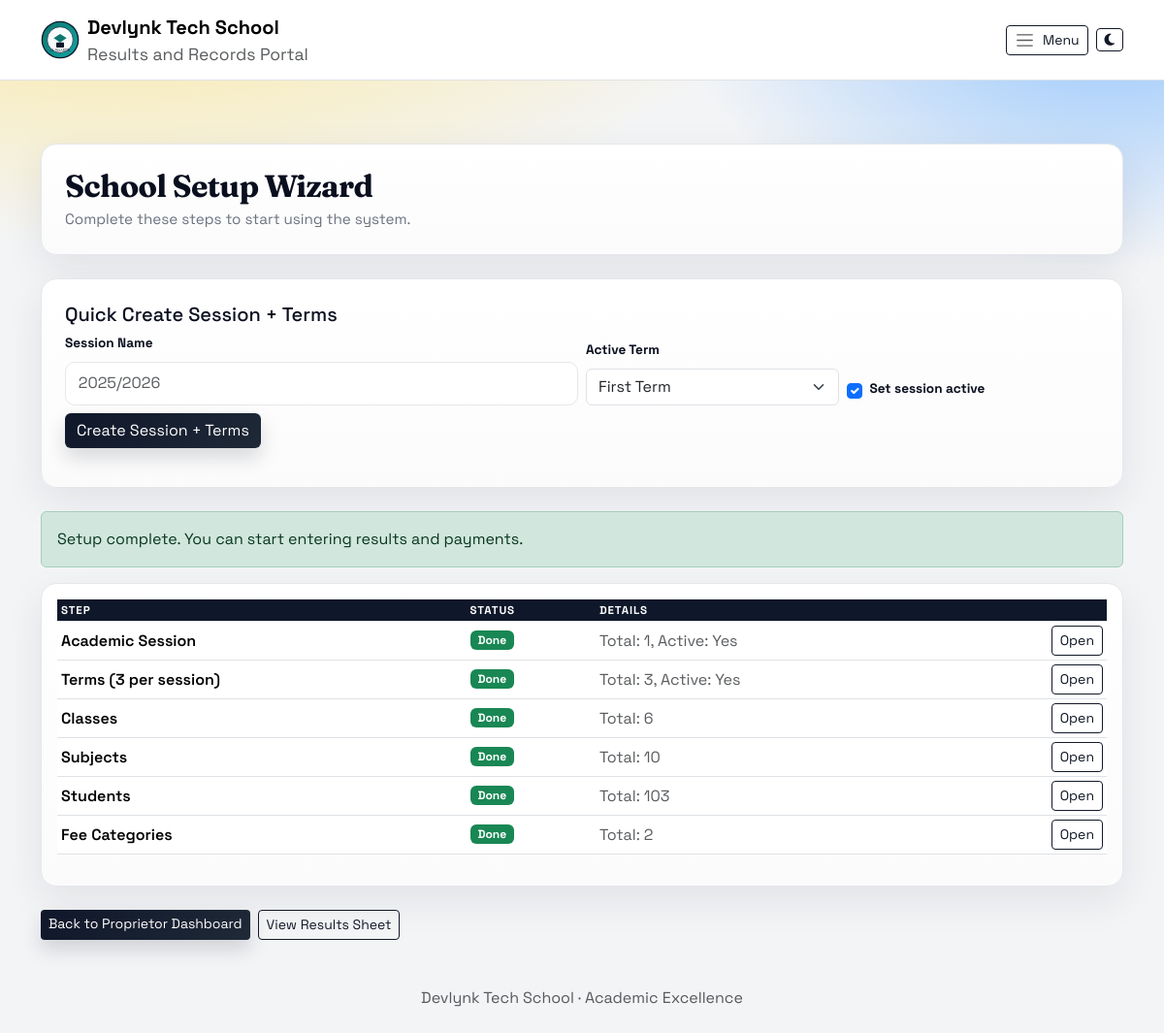
Screenshot of /accounts/setup/ (signed in) with the database file from the repository.
### accounts/models.py (models this page shows, shortened)
class SchoolBranding(models.Model):
    GRADING_TEMPLATE_CUSTOM = "custom"
    GRADING_TEMPLATE_WAEC = "waec"
    GRADING_TEMPLATE_STRICT = "strict"
    GRADING_TEMPLATE_CHOICES = (
        (GRADING_TEMPLATE_CUSTOM, "Custom"),
        (GRADING_TEMPLATE_WAEC, "WAEC Standard"),
        (GRADING_TEMPLATE_STRICT, "Strict Senior"),
    )
    REPORT_STYLE_CLASSIC = "classic"
    REPORT_STYLE_COMPACT = "compact"
    REPORT_STYLE_CHOICES = (
        (REPORT_STYLE_CLASSIC, "Classic"),
        (REPORT_STYLE_COMPACT, "Compact"),
    )
    PRINT_DENSITY_STANDARD = "standard"
    PRINT_DENSITY_DENSE = "dense"
    PRINT_DENSITY_CHOICES = (
        (PRINT_DENSITY_STANDARD, "Standard"),
        (PRINT_DENSITY_DENSE, "High Density"),
    )
    id = models.AutoField(primary_key=True)
    school_name = models.CharField(max_length=150, default="Al-Waarith Model College")
    school_motto = models.CharField(max_length=200, default="Results and Records Portal")
    school_logo = models.FileField(upload_to="branding/", blank=True, null=True)
    principal_signature_name = models.CharField(max_length=120, default="Principal")
    class_teacher_signature_name = models.CharField(max_length=120, default="Class Teacher")
    principal_signature_file = models.FileField(
        upload_to="branding/signatures/", blank=True, null=True
    )
    class_teacher_signature_file = models.FileField(
        upload_to="branding/signatures/", blank=True, null=True
    )
    grading_template = models.CharField(
        max_length=16, choices=GRADING_TEMPLATE_CHOICES, default=GRADING_TEMPLATE_CUSTOM
    )
    report_template_style = models.CharField(
        max_length=16, choices=REPORT_STYLE_CHOICES, default=REPORT_STYLE_CLASSIC
    )
    report_print_density = models.CharField(
        max_length=16, choices=PRINT_DENSITY_CHOICES, default=PRINT_DENSITY_STANDARD
    )
    result_footer_note = models.CharField(max_length=160, blank=True)
    grade_a_min = models.PositiveSmallIntegerField(default=70)
    grade_b_min = models.PositiveSmallIntegerField(default=60)
    grade_c_min = models.PositiveSmallIntegerField(default=50)
    grade_d_min = models.PositiveSmallIntegerField(default=45)
    pass_mark = models.PositiveSmallIntegerField(default=45)
    promotion_min_attendance_rate = models.FloatField(default=75.0)
    promotion_min_behavior_average = models.FloatField(default=2.5)
    promotion_require_non_cognitive = models.BooleanField(default=True)
    updated_at = models.DateTimeField(auto_now=True)
    class Meta:
        verbose_name = "School Branding"
        verbose_name_plural = "School Branding"
    @classmethod
    def get_solo(cls):
        obj = cls.objects.order_by("id").first()
        if obj:
            return obj
        return cls.objects.create()

### accounts/views.py (the view, shortened to what this page needs)
# urls.py: path("setup/", setup_wizard, name="setup_wizard"),
@proprietor_required
def setup_wizard(request):
    created_message = None
    error_message = None
    session_count = AcademicSession.objects.count()
    active_session = AcademicSession.objects.filter(is_active=True).first()
    term_count = Term.objects.count()
    active_term = Term.objects.filter(is_active=True).first()
    from academics.models import SchoolClass
    class_count = SchoolClass.objects.count()
    subject_count = Subject.objects.count()
    student_count = Student.objects.count()
    fee_category_count = 0
    try:
        from billing.models import FeeCategory
        fee_category_count = FeeCategory.objects.count()
    except Exception:
        fee_category_count = 0
    steps = [
        {
            "name": "Academic Session",
            "done": session_count > 0 and active_session is not None,
            "detail": f"Total: {session_count}, Active: {'Yes' if active_session else 'No'}",
            "link": "/admin/academics/academicsession/",
        },
        {
            "name": "Terms (3 per session)",
            "done": term_count >= 3 and active_term is not None,
            "detail": f"Total: {term_count}, Active: {'Yes' if active_term else 'No'}",
            "link": "/admin/academics/term/",
        },
        {
            "name": "Classes",
            "done": class_count > 0,
            "detail": f"Total: {class_count}",
            "link": "/admin/academics/schoolclass/",
        },
        {
            "name": "Subjects",
            "done": subject_count > 0,
            "detail": f"Total: {subject_count}",
            "link": "/admin/academics/subject/",
        },
        {
            "name": "Students",
            "done": student_count > 0,
            "detail": f"Total: {student_count}",
            "link": "/admin/students/student/",
        },
        {
            "name": "Fee Categories",
            "done": fee_category_count >= 2,
            "detail": f"Total: {fee_category_count}",
            "link": "/admin/billing/feecategory/",
        },
    ]
    next_steps = [step for step in steps if not step["done"]]
    context = {
        "steps": steps,
        "next_steps": next_steps,
        "created_message": created_message,
        "error_message": error_message,
    }
    return render(request, "accounts/setup_wizard.html", context)

### accounts/capabilities.py (called while the page is built)
def _user_roles(user):
    roles = set()
    if not user or not user.is_authenticated:
        return roles
    if getattr(user, "is_superuser", False):
        roles.add("admin")
    if getattr(user, "is_admin", False):
        roles.add("admin")
    if getattr(user, "is_proprietor", False):
        roles.add("proprietor")
    if getattr(user, "is_teacher", False):
        roles.add("teacher")
    if getattr(user, "is_bursar", False):
        roles.add("bursar")
    if getattr(user, "is_principal", False):
        roles.add("principal")
    user_group_names = set(user.groups.values_list("name", flat=True))
    if "Bursar" in user_group_names:
        roles.add("bursar")
    if "Principal" in user_group_names:
        roles.add("principal")
    return roles

def capabilities_for_user(user):
    roles = _user_roles(user)
    caps = set()
    overrides = get_role_capability_overrides()
    for role in roles:
        caps.update(ROLE_CAPABILITIES.get(role, set()))
        role_overrides = overrides.get(role, {})
        for capability, is_allowed in role_overrides.items():
            if is_allowed:
                caps.add(capability)
            else:
                caps.discard(capability)
    return caps

def has_capability(user, capability):
    if not user or not user.is_authenticated:
        return False
    if getattr(user, "is_superuser", False):
        return True
    return capability in capabilities_for_user(user)

### accounts/permissions.py (called while the page is built)
def is_proprietor(user):
    return has_capability(user, CAP_VIEW_PROPRIETOR_DASHBOARD)

def proprietor_required(view_func):
    @wraps(view_func)
    def _wrapped(request, *args, **kwargs):
        if not request.user.is_authenticated:
            return redirect_to_login(request.get_full_path())
        if is_proprietor(request.user):
            return view_func(request, *args, **kwargs)
        messages.error(request, "You are not authorized to access this area.")
        return redirect(default_dashboard_url(request.user))
    return _wrapped

### templates/accounts/setup_wizard.html (shortened to what this page needs)
﻿{% extends "base.html" %}
{% load static %}
{% block content %}
<div class="waec-card p-4 mb-4">
  <h2 class="waec-title mb-1">School Setup Wizard</h2>
  <div class="waec-subtitle">Complete these steps to start using the system.</div>
</div>
<div class="waec-card p-4 mb-4">
  <h5 class="mb-2">Quick Create Session + Terms</h5>
  <form method="post" class="row g-2 align-items-end">
    <div class="col-md-6">
      <label class="form-label">Session Name</label>
      <input type="text" name="session_name" class="form-control" placeholder="2025/2026" required>
    </div>
    <div class="col-md-3">
      <label class="form-label">Active Term</label>
      <select name="active_term" class="form-select">
        <option value="1">First Term</option>
      </select>
    </div>
    <div class="col-md-3">
      <div class="form-check">
        <input class="form-check-input" type="checkbox" name="set_active" id="set_active" checked>
        <label class="form-check-label" for="set_active">Set session active</label>
      </div>
    </div>
    <div class="col-12">
      <button class="btn btn-dark">Create Session + Terms</button>
    </div>
  </form>
</div>
{% if next_steps %}
<div class="alert alert-warning">You still have {{ next_steps|length }} step(s) to finish.</div>
{% else %}
<div class="alert alert-success">Setup complete. You can start entering results and payments.</div>
{% endif %}
<div class="waec-card p-3 mb-4">
  <div class="table-responsive">
    <table class="table table-sm waec-table align-middle">
      <thead>
        <tr>
          <th>Step</th>
          <th>Status</th>
          <th>Details</th>
          <th></th>
        </tr>
      </thead>
      <tbody>
        {% for step in steps %}
        <tr>
          <td class="fw-semibold">{{ step.name }}</td>
          <td>{% if step.done %}<span class="badge text-bg-success">Done</span>{% else %}<span class="badge text-bg-danger">Pending</span>{% endif %}</td>
          <td class="text-muted">{{ step.detail }}</td>
          <td class="text-end"><a href="{{ step.link }}" class="btn btn-outline-dark btn-sm">Open</a></td>
        </tr>
        {% endfor %}
      </tbody>
    </table>
  </div>
</div>
<div class="d-flex gap-2">
  <a href="{% url 'accounts:proprietor_dashboard' %}" class="btn btn-dark btn-sm">Back to Proprietor Dashboard</a>
  <a href="{% url 'results:sheet' %}" class="btn btn-outline-dark btn-sm">View Results Sheet</a>
</div>
{% endblock %}

### templates/base.html (shortened to what this page needs)
﻿{% load static %}
<!DOCTYPE html>
<html lang="en">
<head>
    <link href="https://cdn.jsdelivr.net/npm/bootstrap@5.3.2/dist/css/bootstrap.min.css" rel="stylesheet">
    <link rel="stylesheet" href="https://cdnjs.cloudflare.com/ajax/libs/font-awesome/6.5.1/css/all.min.css">
    <link href="{% static 'css/app.css' %}" rel="stylesheet">
    {% if page_css_path %}
    <link href="{% static page_css_path %}" rel="stylesheet">
    {% endif %}
</head>
<body>
<nav class="navbar navbar-expand-lg navbar-light bg-white border-bottom fixed-top">
  <div class="container">
    <a class="navbar-brand d-flex align-items-center gap-2" href="{% url 'home' %}">
      <img src="{{ school_logo_url }}" alt="School Badge" width="40" height="40">
      <div>
        <div class="fw-bold">{{ school_name_display }}</div>
        <div class="text-muted small">{{ school_motto_display }}</div>
      </div>
    </a>
    <div class="d-flex align-items-center gap-2 ms-auto">
      <button class="btn btn-outline-dark btn-sm d-inline-flex align-items-center gap-2" type="button" data-bs-toggle="offcanvas" data-bs-target="#sideNav" aria-controls="sideNav">
        <span class="navbar-toggler-icon"></span>
        <span class="d-none d-md-inline">Menu</span>
      </button>
      <button class="btn btn-outline-dark btn-sm d-inline-flex align-items-center gap-2" type="button" id="themeToggle" aria-label="Toggle theme">
        <i class="fa-solid fa-moon" id="themeToggleIcon"></i>
      </button>
    </div>
  </div>
</nav>
<main class="container py-4 page-content">
    {% block content %}{% endblock %}
</main>
<footer class="text-center text-muted py-4">
    {{ school_name_display }} · Academic Excellence
</footer>
</body>
</html>

### static/css/app.css (style rules this page uses)
:root { --waec-ink: #0a0f1f; --waec-ink-soft: #1f2937; --waec-muted: #6b7280; --waec-bg: #f3f4f6; --waec-accent: #f59e0b; --waec-accent-2: #2563eb; --waec-border: #e5e7eb; --waec-card: #ffffff; --waec-glow: rgba(245, 158, 11, 0.2); }
body { font-family: "Space Grotesk", system-ui, -apple-system, "Segoe UI", sans-serif; background: radial-gradient(1200px 600px at 10% -10%, #fde68a 0%, transparent 60%), radial-gradient(800px 500px at 95% 0%, #93c5fd 0%, transparent 55%), var(--waec-bg); color: var(--waec-ink); min-height: 100vh; padding-top: 90px; }
.waec-card { background: linear-gradient(180deg, #ffffff 0%, #fbfbfb 100%); border: 1px solid var(--waec-border); border-radius: 16px; box-shadow: 0 14px 40px rgba(15, 23, 42, 0.08); }
.waec-title { font-family: "Fraunces", "Times New Roman", serif; font-weight: 700; color: var(--waec-ink); letter-spacing: -0.02em; }
.waec-subtitle { color: var(--waec-muted); font-size: 0.95rem; }
.waec-table thead th { background: #0f172a; color: #fff; text-transform: uppercase; font-size: 0.72rem; letter-spacing: 0.08em; }
form input[type="text"], form input[type="number"], form input[type="password"], form input[type="email"], form select, form textarea { display: block; width: 100%; padding: 0.6rem 0.8rem; border: 1px solid var(--waec-border); border-radius: 10px; background: #fff; transition: box-shadow 0.2s ease, border-color 0.2s ease; }
form label { font-weight: 700; font-size: 0.85rem; margin-bottom: 0.25rem; }
.navbar { backdrop-filter: blur(10px); background: rgba(255, 255, 255, 0.8); border-bottom: 1px solid rgba(229, 231, 235, 0.8); }
.page-content { margin-top: 10px; }
.btn-dark { background: linear-gradient(135deg, #0f172a 0%, #1f2937 100%); border: none; box-shadow: 0 10px 20px rgba(15, 23, 42, 0.15); }
.btn-outline-dark { border-color: #111827; color: #111827; }

### rows the page displays
SchoolBranding: school_name "Devlynk Tech School", school_motto "Results and Records Portal"

### other values shown
{{ step.name }} "Academic Session" "Terms (3 per session)" "Classes" "Subjects" "Students" "Fee Categories"
{{ step.detail }} "Total: 1, Active: Yes" "Total: 3, Active: Yes" "Total: 6" "Total: 10" "Total: 103" "Total: 2"
